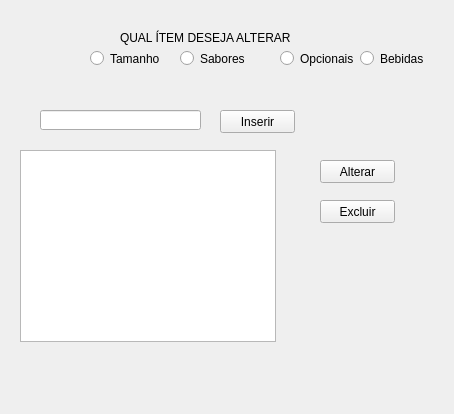
<?xml version="1.0" encoding="UTF-8"?>
<ui version="4.0">
 <class>FormCadastroCardapio</class>
 <widget class="QWidget" name="FormCadastroCardapio">
  <property name="geometry">
   <rect>
    <x>0</x>
    <y>0</y>
    <width>454</width>
    <height>414</height>
   </rect>
  </property>
  <property name="windowTitle">
   <string>Form</string>
  </property>
  <widget class="QLabel" name="label">
   <property name="geometry">
    <rect>
     <x>120</x>
     <y>30</y>
     <width>171</width>
     <height>16</height>
    </rect>
   </property>
   <property name="text">
    <string>QUAL ÍTEM DESEJA ALTERAR?</string>
   </property>
  </widget>
  <widget class="QPushButton" name="pushButton_5">
   <property name="geometry">
    <rect>
     <x>220</x>
     <y>110</y>
     <width>75</width>
     <height>23</height>
    </rect>
   </property>
   <property name="text">
    <string>Inserir</string>
   </property>
  </widget>
  <widget class="QPushButton" name="pushButton_6">
   <property name="geometry">
    <rect>
     <x>320</x>
     <y>160</y>
     <width>75</width>
     <height>23</height>
    </rect>
   </property>
   <property name="text">
    <string>Alterar</string>
   </property>
  </widget>
  <widget class="QPushButton" name="pushButton_7">
   <property name="geometry">
    <rect>
     <x>320</x>
     <y>200</y>
     <width>75</width>
     <height>23</height>
    </rect>
   </property>
   <property name="text">
    <string>Excluir</string>
   </property>
  </widget>
  <widget class="QLineEdit" name="lineEdit">
   <property name="geometry">
    <rect>
     <x>40</x>
     <y>110</y>
     <width>161</width>
     <height>20</height>
    </rect>
   </property>
  </widget>
  <widget class="QListWidget" name="listWidget">
   <property name="geometry">
    <rect>
     <x>20</x>
     <y>150</y>
     <width>256</width>
     <height>192</height>
    </rect>
   </property>
  </widget>
  <widget class="QRadioButton" name="radioButton">
   <property name="geometry">
    <rect>
     <x>90</x>
     <y>50</y>
     <width>82</width>
     <height>17</height>
    </rect>
   </property>
   <property name="text">
    <string>Tamanho</string>
   </property>
  </widget>
  <widget class="QRadioButton" name="radioButton_2">
   <property name="geometry">
    <rect>
     <x>180</x>
     <y>50</y>
     <width>82</width>
     <height>17</height>
    </rect>
   </property>
   <property name="text">
    <string>Sabores</string>
   </property>
  </widget>
  <widget class="QRadioButton" name="radioButton_3">
   <property name="geometry">
    <rect>
     <x>280</x>
     <y>50</y>
     <width>82</width>
     <height>17</height>
    </rect>
   </property>
   <property name="text">
    <string>Opcionais</string>
   </property>
  </widget>
  <widget class="QRadioButton" name="radioButton_4">
   <property name="geometry">
    <rect>
     <x>360</x>
     <y>50</y>
     <width>82</width>
     <height>17</height>
    </rect>
   </property>
   <property name="text">
    <string>Bebidas</string>
   </property>
  </widget>
 </widget>
 <resources/>
 <connections/>
</ui>
